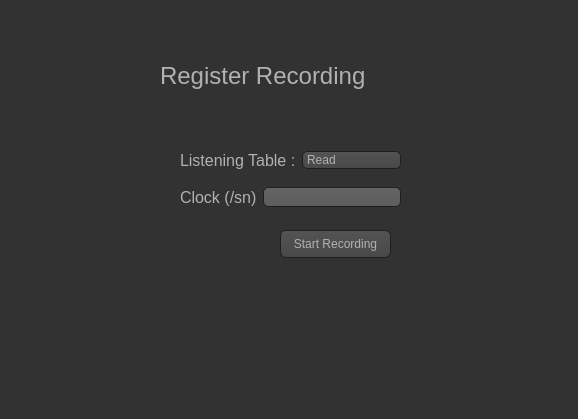
<?xml version="1.0" encoding="UTF-8"?>
<ui version="4.0">
 <class>Form</class>
 <widget class="QWidget" name="Form">
  <property name="geometry">
   <rect>
    <x>0</x>
    <y>0</y>
    <width>578</width>
    <height>419</height>
   </rect>
  </property>
  <property name="windowTitle">
   <string>Form</string>
  </property>
  <property name="styleSheet">
   <string notr="true">QToolTip
{
     border: 1px solid black;
     background-color: #ffa02f;
     padding: 1px;
     border-radius: 3px;
     opacity: 100;
}

QWidget
{
    color: #b1b1b1;
    background-color: #323232;
}

QTreeView, QListView
{
    background-color: silver;
    margin-left: 5px;
}

QWidget:item:hover
{
    background-color: QLinearGradient( x1: 0, y1: 0, x2: 0, y2: 1, stop: 0 #ffa02f, stop: 1 #ca0619);
    color: #000000;
}

QWidget:item:selected
{
    background-color: QLinearGradient( x1: 0, y1: 0, x2: 0, y2: 1, stop: 0 #ffa02f, stop: 1 #d7801a);
}

QMenuBar::item
{
    background: transparent;
}

QMenuBar::item:selected
{
    background: transparent;
    border: 1px solid #ffaa00;
}

QMenuBar::item:pressed
{
    background: #444;
    border: 1px solid #000;
    background-color: QLinearGradient(
        x1:0, y1:0,
        x2:0, y2:1,
        stop:1 #212121,
        stop:0.4 #343434/*,
        stop:0.2 #343434,
        stop:0.1 #ffaa00*/
    );
    margin-bottom:-1px;
    padding-bottom:1px;
}

QMenu
{
    border: 1px solid #000;
}

QMenu::item
{
    padding: 2px 20px 2px 20px;
}

QMenu::item:selected
{
    color: #000000;
}

QWidget:disabled
{
    color: #808080;
    background-color: #323232;
}

QAbstractItemView
{
    background-color: QLinearGradient( x1: 0, y1: 0, x2: 0, y2: 1, stop: 0 #4d4d4d, stop: 0.1 #646464, stop: 1 #5d5d5d);
}

QWidget:focus
{
    /*border: 1px solid darkgray;*/
}

QLineEdit
{
    background-color: QLinearGradient( x1: 0, y1: 0, x2: 0, y2: 1, stop: 0 #4d4d4d, stop: 0 #646464, stop: 1 #5d5d5d);
    padding: 1px;
    border-style: solid;
    border: 1px solid #1e1e1e;
    border-radius: 5;
}

QPushButton
{
    color: #b1b1b1;
    background-color: QLinearGradient( x1: 0, y1: 0, x2: 0, y2: 1, stop: 0 #565656, stop: 0.1 #525252, stop: 0.5 #4e4e4e, stop: 0.9 #4a4a4a, stop: 1 #464646);
    border-width: 1px;
    border-color: #1e1e1e;
    border-style: solid;
    border-radius: 6;
    padding: 3px;
    font-size: 12px;
    padding-left: 5px;
    padding-right: 5px;
    min-width: 40px;
}

QPushButton:pressed
{
    background-color: QLinearGradient( x1: 0, y1: 0, x2: 0, y2: 1, stop: 0 #2d2d2d, stop: 0.1 #2b2b2b, stop: 0.5 #292929, stop: 0.9 #282828, stop: 1 #252525);
}

QComboBox
{
    selection-background-color: #ffaa00;
    background-color: QLinearGradient( x1: 0, y1: 0, x2: 0, y2: 1, stop: 0 #565656, stop: 0.1 #525252, stop: 0.5 #4e4e4e, stop: 0.9 #4a4a4a, stop: 1 #464646);
    border-style: solid;
    border: 1px solid #1e1e1e;
    border-radius: 5;
}

QComboBox:hover,QPushButton:hover
{
    border: 2px solid QLinearGradient( x1: 0, y1: 0, x2: 0, y2: 1, stop: 0 #ffa02f, stop: 1 #d7801a);
}


QComboBox:on
{
    padding-top: 3px;
    padding-left: 4px;
    background-color: QLinearGradient( x1: 0, y1: 0, x2: 0, y2: 1, stop: 0 #2d2d2d, stop: 0.1 #2b2b2b, stop: 0.5 #292929, stop: 0.9 #282828, stop: 1 #252525);
    selection-background-color: #ffaa00;
}

QComboBox QAbstractItemView
{
    border: 2px solid darkgray;
    selection-background-color: QLinearGradient( x1: 0, y1: 0, x2: 0, y2: 1, stop: 0 #ffa02f, stop: 1 #d7801a);
}

QComboBox::drop-down
{
     subcontrol-origin: padding;
     subcontrol-position: top right;
     width: 15px;

     border-left-width: 0px;
     border-left-color: darkgray;
     border-left-style: solid; /* just a single line */
     border-top-right-radius: 3px; /* same radius as the QComboBox */
     border-bottom-right-radius: 3px;
 }

QComboBox::down-arrow
{
     image: url(:/dark_orange/img/down_arrow.png);
}

QGroupBox
{
    border: 1px solid darkgray;
    margin-top: 10px;
}

QGroupBox:focus
{
    border: 1px solid darkgray;
}

QTextEdit:focus
{
    border: 1px solid darkgray;
}

QScrollBar:horizontal {
     border: 1px solid #222222;
     background: QLinearGradient( x1: 0, y1: 0, x2: 0, y2: 1, stop: 0.0 #121212, stop: 0.2 #282828, stop: 1 #484848);
     height: 7px;
     margin: 0px 16px 0 16px;
}

QScrollBar::handle:horizontal
{
      background: QLinearGradient( x1: 0, y1: 0, x2: 1, y2: 0, stop: 0 #ffa02f, stop: 0.5 #d7801a, stop: 1 #ffa02f);
      min-height: 20px;
      border-radius: 2px;
}

QScrollBar::add-line:horizontal {
      border: 1px solid #1b1b19;
      border-radius: 2px;
      background: QLinearGradient( x1: 0, y1: 0, x2: 1, y2: 0, stop: 0 #ffa02f, stop: 1 #d7801a);
      width: 14px;
      subcontrol-position: right;
      subcontrol-origin: margin;
}

QScrollBar::sub-line:horizontal {
      border: 1px solid #1b1b19;
      border-radius: 2px;
      background: QLinearGradient( x1: 0, y1: 0, x2: 1, y2: 0, stop: 0 #ffa02f, stop: 1 #d7801a);
      width: 14px;
     subcontrol-position: left;
     subcontrol-origin: margin;
}

QScrollBar::right-arrow:horizontal, QScrollBar::left-arrow:horizontal
{
      border: 1px solid black;
      width: 1px;
      height: 1px;
      background: white;
}

QScrollBar::add-page:horizontal, QScrollBar::sub-page:horizontal
{
      background: none;
}

QScrollBar:vertical
{
      background: QLinearGradient( x1: 0, y1: 0, x2: 1, y2: 0, stop: 0.0 #121212, stop: 0.2 #282828, stop: 1 #484848);
      width: 7px;
      margin: 16px 0 16px 0;
      border: 1px solid #222222;
}

QScrollBar::handle:vertical
{
      background: QLinearGradient( x1: 0, y1: 0, x2: 0, y2: 1, stop: 0 #ffa02f, stop: 0.5 #d7801a, stop: 1 #ffa02f);
      min-height: 20px;
      border-radius: 2px;
}

QScrollBar::add-line:vertical
{
      border: 1px solid #1b1b19;
      border-radius: 2px;
      background: QLinearGradient( x1: 0, y1: 0, x2: 0, y2: 1, stop: 0 #ffa02f, stop: 1 #d7801a);
      height: 14px;
      subcontrol-position: bottom;
      subcontrol-origin: margin;
}

QScrollBar::sub-line:vertical
{
      border: 1px solid #1b1b19;
      border-radius: 2px;
      background: QLinearGradient( x1: 0, y1: 0, x2: 0, y2: 1, stop: 0 #d7801a, stop: 1 #ffa02f);
      height: 14px;
      subcontrol-position: top;
      subcontrol-origin: margin;
}

QScrollBar::up-arrow:vertical, QScrollBar::down-arrow:vertical
{
      border: 1px solid black;
      width: 1px;
      height: 1px;
      background: white;
}


QScrollBar::add-page:vertical, QScrollBar::sub-page:vertical
{
      background: none;
}

QTextEdit
{
    background-color: #242424;
}

QPlainTextEdit
{
    background-color: #242424;
}

QHeaderView::section
{
    background-color: QLinearGradient(x1:0, y1:0, x2:0, y2:1, stop:0 #616161, stop: 0.5 #505050, stop: 0.6 #434343, stop:1 #656565);
    color: white;
    padding-left: 4px;
    border: 1px solid #6c6c6c;
}

QCheckBox:disabled
{
color: #414141;
}

QDockWidget::title
{
    text-align: center;
    spacing: 3px; /* spacing between items in the tool bar */
    background-color: QLinearGradient(x1:0, y1:0, x2:0, y2:1, stop:0 #323232, stop: 0.5 #242424, stop:1 #323232);
}

QDockWidget::close-button, QDockWidget::float-button
{
    text-align: center;
    spacing: 1px; /* spacing between items in the tool bar */
    background-color: QLinearGradient(x1:0, y1:0, x2:0, y2:1, stop:0 #323232, stop: 0.5 #242424, stop:1 #323232);
}

QDockWidget::close-button:hover, QDockWidget::float-button:hover
{
    background: #242424;
}

QDockWidget::close-button:pressed, QDockWidget::float-button:pressed
{
    padding: 1px -1px -1px 1px;
}

QMainWindow::separator
{
    background-color: QLinearGradient(x1:0, y1:0, x2:0, y2:1, stop:0 #161616, stop: 0.5 #151515, stop: 0.6 #212121, stop:1 #343434);
    color: white;
    padding-left: 4px;
    border: 1px solid #4c4c4c;
    spacing: 3px; /* spacing between items in the tool bar */
}

QMainWindow::separator:hover
{

    background-color: QLinearGradient(x1:0, y1:0, x2:0, y2:1, stop:0 #d7801a, stop:0.5 #b56c17 stop:1 #ffa02f);
    color: white;
    padding-left: 4px;
    border: 1px solid #6c6c6c;
    spacing: 3px; /* spacing between items in the tool bar */
}

QToolBar::handle
{
     spacing: 3px; /* spacing between items in the tool bar */
     background: url(:/dark_orange/img/handle.png);
}

QMenu::separator
{
    height: 2px;
    background-color: QLinearGradient(x1:0, y1:0, x2:0, y2:1, stop:0 #161616, stop: 0.5 #151515, stop: 0.6 #212121, stop:1 #343434);
    color: white;
    padding-left: 4px;
    margin-left: 10px;
    margin-right: 5px;
}

QProgressBar
{
    border: 2px solid grey;
    border-radius: 5px;
    text-align: center;
}

QProgressBar::chunk
{
    background-color: #d7801a;
    width: 2.15px;
    margin: 0.5px;
}

QTabBar::tab {
    color: #b1b1b1;
    border: 1px solid #444;
    border-bottom-style: none;
    background-color: #323232;
    padding-left: 10px;
    padding-right: 10px;
    padding-top: 3px;
    padding-bottom: 2px;
    margin-right: -1px;
}

QTabWidget::pane {
    border: 1px solid #444;
    top: 1px;
}

QTabBar::tab:last
{
    margin-right: 0; /* the last selected tab has nothing to overlap with on the right */
    border-top-right-radius: 3px;
}

QTabBar::tab:first:!selected
{
 margin-left: 0px; /* the last selected tab has nothing to overlap with on the right */


    border-top-left-radius: 3px;
}

QTabBar::tab:!selected
{
    color: #b1b1b1;
    border-bottom-style: solid;
    margin-top: 3px;
    background-color: QLinearGradient(x1:0, y1:0, x2:0, y2:1, stop:1 #212121, stop:.4 #343434);
}

QTabBar::tab:selected
{
    border-top-left-radius: 3px;
    border-top-right-radius: 3px;
    margin-bottom: 0px;
}

QTabBar::tab:!selected:hover
{
    /*border-top: 2px solid #ffaa00;
    padding-bottom: 3px;*/
    border-top-left-radius: 3px;
    border-top-right-radius: 3px;
    background-color: QLinearGradient(x1:0, y1:0, x2:0, y2:1, stop:1 #212121, stop:0.4 #343434, stop:0.2 #343434, stop:0.1 #ffaa00);
}

QRadioButton::indicator:checked, QRadioButton::indicator:unchecked{
    color: #b1b1b1;
    background-color: #323232;
    border: 1px solid #b1b1b1;
    border-radius: 6px;
}

QRadioButton::indicator:checked
{
    background-color: qradialgradient(
        cx: 0.5, cy: 0.5,
        fx: 0.5, fy: 0.5,
        radius: 1.0,
        stop: 0.25 #ffaa00,
        stop: 0.3 #323232
    );
}

QCheckBox::indicator{
    color: #b1b1b1;
    background-color: #323232;
    border: 1px solid #b1b1b1;
    width: 9px;
    height: 9px;
}

QRadioButton::indicator
{
    border-radius: 6px;
}

QRadioButton::indicator:hover, QCheckBox::indicator:hover
{
    border: 1px solid #ffaa00;
}

QCheckBox::indicator:checked
{
    image:url(:/dark_orange/img/checkbox.png);
}

QCheckBox::indicator:disabled, QRadioButton::indicator:disabled
{
    border: 1px solid #444;
}


QSlider::groove:horizontal {
    border: 1px solid #3A3939;
    height: 8px;
    background: #201F1F;
    margin: 2px 0;
    border-radius: 2px;
}

QSlider::handle:horizontal {
    background: QLinearGradient( x1: 0, y1: 0, x2: 0, y2: 1,
      stop: 0.0 silver, stop: 0.2 #a8a8a8, stop: 1 #727272);
    border: 1px solid #3A3939;
    width: 14px;
    height: 14px;
    margin: -4px 0;
    border-radius: 2px;
}

QSlider::groove:vertical {
    border: 1px solid #3A3939;
    width: 8px;
    background: #201F1F;
    margin: 0 0px;
    border-radius: 2px;
}

QSlider::handle:vertical {
    background: QLinearGradient( x1: 0, y1: 0, x2: 0, y2: 1, stop: 0.0 silver,
      stop: 0.2 #a8a8a8, stop: 1 #727272);
    border: 1px solid #3A3939;
    width: 14px;
    height: 14px;
    margin: 0 -4px;
    border-radius: 2px;
}

QAbstractSpinBox {
    padding-top: 2px;
    padding-bottom: 2px;
    border: 1px solid darkgray;

    border-radius: 2px;
    min-width: 50px;
}
</string>
  </property>
  <widget class="QLabel" name="label">
   <property name="geometry">
    <rect>
     <x>160</x>
     <y>40</y>
     <width>261</width>
     <height>71</height>
    </rect>
   </property>
   <property name="font">
    <font>
     <pointsize>18</pointsize>
    </font>
   </property>
   <property name="text">
    <string>Register Recording</string>
   </property>
  </widget>
  <widget class="QWidget" name="verticalLayoutWidget">
   <property name="geometry">
    <rect>
     <x>180</x>
     <y>140</y>
     <width>221</width>
     <height>80</height>
    </rect>
   </property>
   <layout class="QVBoxLayout" name="verticalLayout">
    <item>
     <layout class="QHBoxLayout" name="horizontalLayout">
      <item>
       <widget class="QLabel" name="label_2">
        <property name="font">
         <font>
          <pointsize>12</pointsize>
         </font>
        </property>
        <property name="text">
         <string>Listening Table :</string>
        </property>
       </widget>
      </item>
      <item>
       <widget class="QComboBox" name="comboBox">
        <item>
         <property name="text">
          <string>Read</string>
         </property>
        </item>
        <item>
         <property name="text">
          <string>Write</string>
         </property>
        </item>
       </widget>
      </item>
     </layout>
    </item>
    <item>
     <layout class="QHBoxLayout" name="horizontalLayout_2">
      <item>
       <widget class="QLabel" name="label_3">
        <property name="font">
         <font>
          <pointsize>12</pointsize>
         </font>
        </property>
        <property name="text">
         <string>Clock (/sn)</string>
        </property>
       </widget>
      </item>
      <item>
       <widget class="QLineEdit" name="lineEdit"/>
      </item>
     </layout>
    </item>
   </layout>
  </widget>
  <widget class="QPushButton" name="pushButton">
   <property name="geometry">
    <rect>
     <x>280</x>
     <y>230</y>
     <width>111</width>
     <height>28</height>
    </rect>
   </property>
   <property name="text">
    <string>Start Recording</string>
   </property>
  </widget>
 </widget>
 <resources/>
 <connections/>
</ui>
